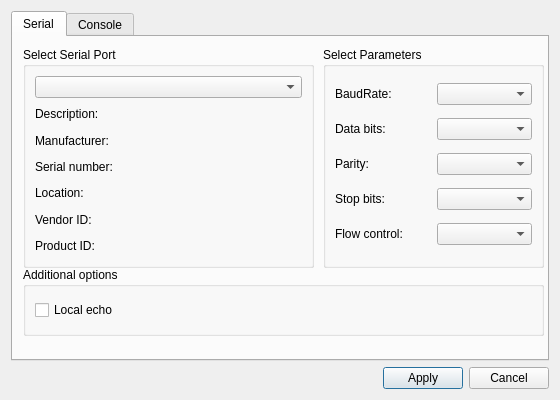
<?xml version="1.0" encoding="UTF-8"?>
<ui version="4.0">
 <class>SettingsDialog</class>
 <widget class="QDialog" name="SettingsDialog">
  <property name="windowModality">
   <enum>Qt::ApplicationModal</enum>
  </property>
  <property name="geometry">
   <rect>
    <x>0</x>
    <y>0</y>
    <width>560</width>
    <height>400</height>
   </rect>
  </property>
  <property name="minimumSize">
   <size>
    <width>560</width>
    <height>400</height>
   </size>
  </property>
  <property name="windowTitle">
   <string>Settings</string>
  </property>
  <property name="windowIcon">
   <iconset resource="../qtvt.qrc">
    <normaloff>:/images/settings.png</normaloff>:/images/settings.png</iconset>
  </property>
  <property name="modal">
   <bool>true</bool>
  </property>
  <layout class="QVBoxLayout" name="verticalLayout_2">
   <item>
    <widget class="QTabWidget" name="tabWidget">
     <property name="currentIndex">
      <number>0</number>
     </property>
     <widget class="QWidget" name="tab_Serial">
      <attribute name="title">
       <string>Serial</string>
      </attribute>
      <widget class="QGroupBox" name="selectBox">
       <property name="geometry">
        <rect>
         <x>10</x>
         <y>10</y>
         <width>291</width>
         <height>221</height>
        </rect>
       </property>
       <property name="title">
        <string>Select Serial Port</string>
       </property>
       <layout class="QGridLayout" name="gridLayout">
        <item row="0" column="0">
         <widget class="QComboBox" name="serialPortInfoListBox"/>
        </item>
        <item row="1" column="0">
         <widget class="QLabel" name="descriptionLabel">
          <property name="text">
           <string>Description:</string>
          </property>
         </widget>
        </item>
        <item row="2" column="0">
         <widget class="QLabel" name="manufacturerLabel">
          <property name="text">
           <string>Manufacturer:</string>
          </property>
         </widget>
        </item>
        <item row="3" column="0">
         <widget class="QLabel" name="serialNumberLabel">
          <property name="text">
           <string>Serial number:</string>
          </property>
         </widget>
        </item>
        <item row="4" column="0">
         <widget class="QLabel" name="locationLabel">
          <property name="text">
           <string>Location:</string>
          </property>
         </widget>
        </item>
        <item row="5" column="0">
         <widget class="QLabel" name="vidLabel">
          <property name="text">
           <string>Vendor ID:</string>
          </property>
         </widget>
        </item>
        <item row="6" column="0">
         <widget class="QLabel" name="pidLabel">
          <property name="text">
           <string>Product ID:</string>
          </property>
         </widget>
        </item>
       </layout>
      </widget>
      <widget class="QGroupBox" name="parametersBox">
       <property name="geometry">
        <rect>
         <x>310</x>
         <y>10</y>
         <width>221</width>
         <height>221</height>
        </rect>
       </property>
       <property name="title">
        <string>Select Parameters</string>
       </property>
       <layout class="QGridLayout" name="gridLayout_2">
        <item row="0" column="0">
         <widget class="QLabel" name="baudRateLabel">
          <property name="text">
           <string>BaudRate:</string>
          </property>
         </widget>
        </item>
        <item row="0" column="1">
         <widget class="QComboBox" name="baudRateBox"/>
        </item>
        <item row="1" column="0">
         <widget class="QLabel" name="dataBitsLabel">
          <property name="text">
           <string>Data bits:</string>
          </property>
         </widget>
        </item>
        <item row="1" column="1">
         <widget class="QComboBox" name="dataBitsBox"/>
        </item>
        <item row="2" column="0">
         <widget class="QLabel" name="parityLabel">
          <property name="text">
           <string>Parity:</string>
          </property>
         </widget>
        </item>
        <item row="2" column="1">
         <widget class="QComboBox" name="parityBox"/>
        </item>
        <item row="3" column="0">
         <widget class="QLabel" name="stopBitsLabel">
          <property name="text">
           <string>Stop bits:</string>
          </property>
         </widget>
        </item>
        <item row="3" column="1">
         <widget class="QComboBox" name="stopBitsBox"/>
        </item>
        <item row="4" column="0">
         <widget class="QLabel" name="flowControlLabel">
          <property name="text">
           <string>Flow control:</string>
          </property>
         </widget>
        </item>
        <item row="4" column="1">
         <widget class="QComboBox" name="flowControlBox"/>
        </item>
       </layout>
      </widget>
      <widget class="QGroupBox" name="additionalOptionsGroupBox">
       <property name="geometry">
        <rect>
         <x>10</x>
         <y>230</y>
         <width>521</width>
         <height>69</height>
        </rect>
       </property>
       <property name="title">
        <string>Additional options</string>
       </property>
       <layout class="QVBoxLayout" name="verticalLayout">
        <item>
         <widget class="QCheckBox" name="localEchoCheckBox">
          <property name="enabled">
           <bool>true</bool>
          </property>
          <property name="text">
           <string>Local echo</string>
          </property>
          <property name="checked">
           <bool>false</bool>
          </property>
         </widget>
        </item>
       </layout>
      </widget>
     </widget>
     <widget class="QWidget" name="tab_console">
      <attribute name="title">
       <string>Console</string>
      </attribute>
     </widget>
    </widget>
   </item>
   <item>
    <layout class="QHBoxLayout" name="horizontalLayout">
     <item>
      <spacer name="horizontalSpacer">
       <property name="orientation">
        <enum>Qt::Horizontal</enum>
       </property>
       <property name="sizeHint" stdset="0">
        <size>
         <width>96</width>
         <height>20</height>
        </size>
       </property>
      </spacer>
     </item>
     <item>
      <widget class="QPushButton" name="applyButton">
       <property name="text">
        <string>Apply</string>
       </property>
      </widget>
     </item>
     <item>
      <widget class="QPushButton" name="pb_Cancel">
       <property name="text">
        <string>Cancel</string>
       </property>
      </widget>
     </item>
    </layout>
   </item>
  </layout>
 </widget>
 <resources>
  <include location="../qtvt.qrc"/>
 </resources>
 <connections/>
</ui>
